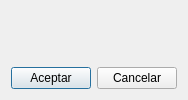
<?xml version="1.0" encoding="UTF-8"?>
<ui version="4.0">
 <class>venDialog</class>
 <widget class="QDialog" name="venDialog">
  <property name="windowModality">
   <enum>Qt::ApplicationModal</enum>
  </property>
  <property name="enabled">
   <bool>true</bool>
  </property>
  <property name="geometry">
   <rect>
    <x>0</x>
    <y>0</y>
    <width>182</width>
    <height>100</height>
   </rect>
  </property>
  <property name="sizePolicy">
   <sizepolicy hsizetype="Fixed" vsizetype="Fixed">
    <horstretch>0</horstretch>
    <verstretch>0</verstretch>
   </sizepolicy>
  </property>
  <property name="minimumSize">
   <size>
    <width>0</width>
    <height>100</height>
   </size>
  </property>
  <property name="maximumSize">
   <size>
    <width>16777215</width>
    <height>100</height>
   </size>
  </property>
  <property name="windowTitle">
   <string>Aviso</string>
  </property>
  <property name="sizeGripEnabled">
   <bool>false</bool>
  </property>
  <property name="modal">
   <bool>true</bool>
  </property>
  <layout class="QGridLayout" name="gridLayout">
   <item row="0" column="0">
    <layout class="QHBoxLayout" name="horizontalLayout1">
     <property name="spacing">
      <number>6</number>
     </property>
     <item>
      <widget class="QLabel" name="lblImgSalir">
       <property name="sizePolicy">
        <sizepolicy hsizetype="Fixed" vsizetype="Fixed">
         <horstretch>0</horstretch>
         <verstretch>0</verstretch>
        </sizepolicy>
       </property>
       <property name="text">
        <string/>
       </property>
       <property name="pixmap">
        <pixmap resource="img/aviso.qrc">:/aviso/aviso.png</pixmap>
       </property>
       <property name="scaledContents">
        <bool>false</bool>
       </property>
      </widget>
     </item>
     <item>
      <widget class="QLabel" name="lblMensajeSalir">
       <property name="sizePolicy">
        <sizepolicy hsizetype="Minimum" vsizetype="Preferred">
         <horstretch>0</horstretch>
         <verstretch>0</verstretch>
        </sizepolicy>
       </property>
       <property name="minimumSize">
        <size>
         <width>0</width>
         <height>0</height>
        </size>
       </property>
       <property name="maximumSize">
        <size>
         <width>16777215</width>
         <height>16777215</height>
        </size>
       </property>
       <property name="font">
        <font>
         <family>Tahoma</family>
         <pointsize>10</pointsize>
        </font>
       </property>
       <property name="text">
        <string/>
       </property>
       <property name="alignment">
        <set>Qt::AlignLeading|Qt::AlignLeft|Qt::AlignVCenter</set>
       </property>
      </widget>
     </item>
    </layout>
   </item>
   <item row="1" column="0">
    <layout class="QHBoxLayout" name="horizontalLayout2">
     <item>
      <spacer name="horizontalSpacer">
       <property name="orientation">
        <enum>Qt::Horizontal</enum>
       </property>
       <property name="sizeHint" stdset="0">
        <size>
         <width>40</width>
         <height>20</height>
        </size>
       </property>
      </spacer>
     </item>
     <item>
      <widget class="QPushButton" name="btnAceptar">
       <property name="sizePolicy">
        <sizepolicy hsizetype="Fixed" vsizetype="Fixed">
         <horstretch>0</horstretch>
         <verstretch>0</verstretch>
        </sizepolicy>
       </property>
       <property name="text">
        <string>Aceptar</string>
       </property>
       <attribute name="buttonGroup">
        <string notr="true">btnGrpAcpCanc</string>
       </attribute>
      </widget>
     </item>
     <item>
      <widget class="QPushButton" name="btnCancelar">
       <property name="enabled">
        <bool>true</bool>
       </property>
       <property name="sizePolicy">
        <sizepolicy hsizetype="Fixed" vsizetype="Fixed">
         <horstretch>0</horstretch>
         <verstretch>0</verstretch>
        </sizepolicy>
       </property>
       <property name="text">
        <string>Cancelar</string>
       </property>
       <attribute name="buttonGroup">
        <string notr="true">btnGrpAcpCanc</string>
       </attribute>
      </widget>
     </item>
    </layout>
   </item>
  </layout>
 </widget>
 <resources>
  <include location="img/aviso.qrc"/>
 </resources>
 <connections/>
 <buttongroups>
  <buttongroup name="btnGrpAcpCanc"/>
 </buttongroups>
</ui>
